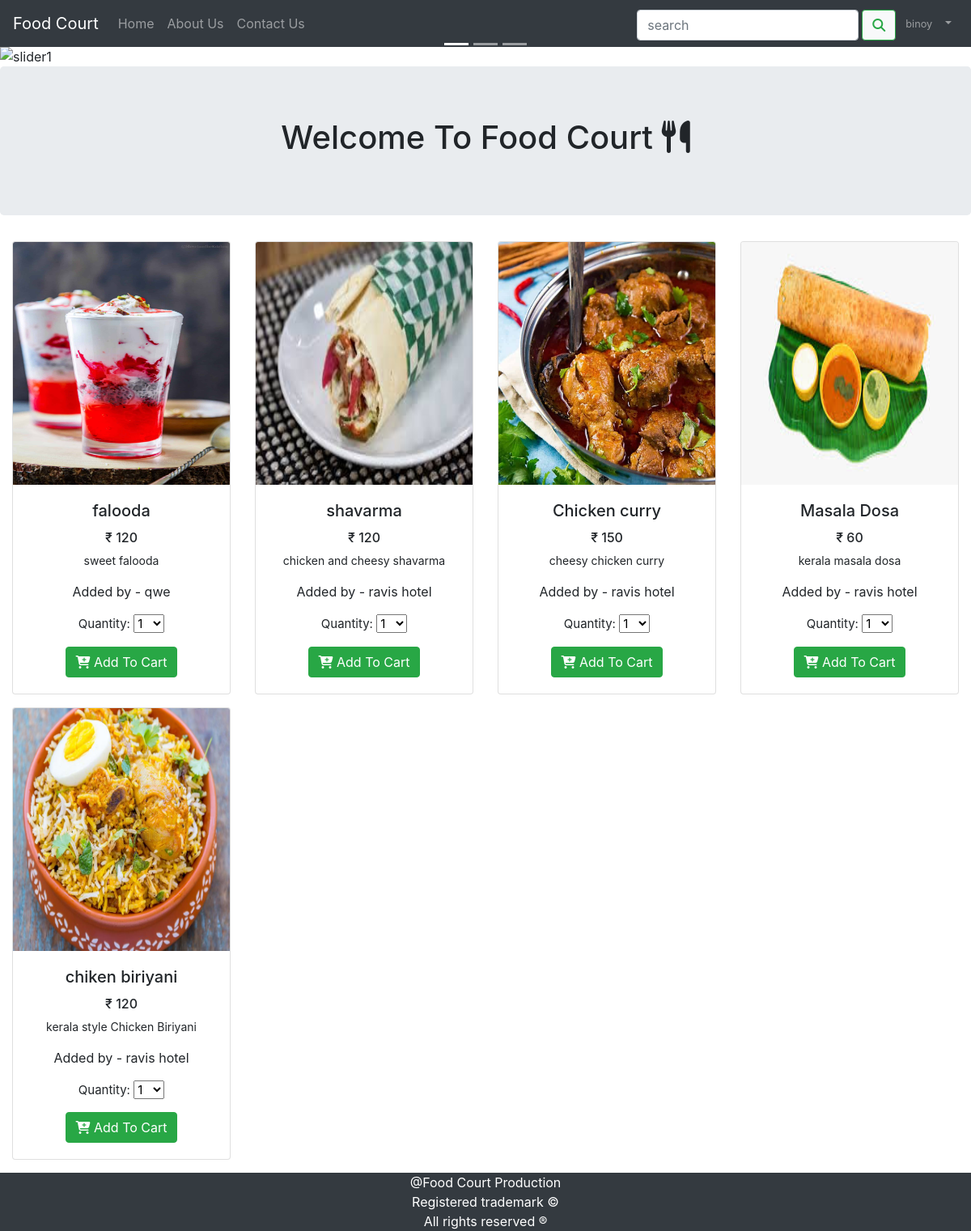
Screenshot of /foodlist.php (signed in) with the database file from the repository.
### tables this page shows
CREATE TABLE `restaurents` (
  `rid` int(11) NOT NULL,
  `rname` varchar(30) NOT NULL,
  `runame` varchar(40) NOT NULL,
  `remail` varchar(45) NOT NULL,
  `rplace` varchar(100) NOT NULL,
  `rcontactno` bigint(10) NOT NULL,
  `raddress` text NOT NULL,
  `rpwd` varchar(30) NOT NULL,
  `status` varchar(20) NOT NULL
);

CREATE TABLE `foodlist` (
  `fid` int(11) NOT NULL,
  `fname` varchar(30) NOT NULL,
  `fprice` varchar(15) NOT NULL,
  `fdescription` varchar(100) NOT NULL,
  `frestaurents` varchar(50) NOT NULL,
  `fimage` varchar(125) NOT NULL,
  `manager` varchar(45) NOT NULL,
  `foodstatus` varchar(30) NOT NULL
);

### foodlist.php (the view, shortened to what this page needs)
<?php
include "inc/dbh.inc.php";
?>
<!DOCTYPE html>
<html>
<head>
  <link rel="stylesheet" type="text/css" href="css/bootstrap.min.css">
  <link rel="stylesheet" type="text/css" href="css/main.css">
</head>
<body>
    <nav class="navbar navbar-expand-lg navbar-dark bg-dark">
  <a class="navbar-brand" href="index.php">Food Court</a>
  <div class="collapse navbar-collapse" id="navbarSupportedContent">
    <ul class="navbar-nav mr-auto">
      <li class="nav-item">
        <a class="nav-link" href="index.php">Home</a>
      </li>
      <li class="nav-item">
        <a class="nav-link" href="aboutus.php">About Us</a>
      </li>
      <li class="nav-item">
        <a class="nav-link " href="index.php?#contact">Contact Us</a>
      </li>
    </ul>
    <ul class="navbar-nav ml-auto">
      <li class="nav-item pr-1">
        <form method="POST" class="form-inline mt-1" action="search.php">
          <input type="text" name="search" placeholder="search" class="form-control mr-1">
            <button class="btn btn-light btn-outline-success btn-md" name="submit-search"><i class="fas fa-search"></i>
            </button>
        </form>
      </li>
      <li class="nav-item dropdown no-arrow">
        <a class="nav-link dropdown-toggle" href="#" id="userDropdown" role="button" data-toggle="dropdown" aria-haspopup="true" aria-expanded="false">
          <span class="mr-2 d-none d-lg-inline text-gray-600 small">
            <?php echo $_SESSION['u_name']; ?>
          </span>
      </li>
    </ul>
  </div>
</nav>
 <div id="carouselExampleCaptions" class="carousel slide" data-ride="carousel">
  <ol class="carousel-indicators">
    <li data-target="#carouselExampleCaptions" data-slide-to="0" class="active"></li>
    <li data-target="#carouselExampleCaptions" data-slide-to="1"></li>
    <li data-target="#carouselExampleCaptions" data-slide-to="2"></li>
  </ol>
  <div class="carousel-inner">
    <div class="carousel-item active">
      <img src="images/slide001.jpg" class="d-block w-100 img-responsive" alt="slider1">
      <div class="carousel-caption d-none d-md-block">
      </div>
    </div>
  </div>
  <a class="carousel-control-prev" href="#carouselExampleCaptions" role="button" data-slide="prev">
    <span class="carousel-control-prev-icon" aria-hidden="true"></span>
  </a>
  <a class="carousel-control-next" href="#carouselExampleCaptions" role="button" data-slide="next">
    <span class="carousel-control-next-icon" aria-hidden="true"></span>
  </a>
</div>
 <div class="jumbotron text-center">
   <h1>Welcome To Food Court <i class="fas fa-utensils"></i></h1>
 </div>
  <div class="container-fluid">
    <div class="row">
      <?php
        $sql = "select * from foodlist order by fid desc;";
        $result = mysqli_query($con, $sql);
        $resultcheck = mysqli_num_rows($result);
        if ($resultcheck > 0) {
         while ($row = mysqli_fetch_assoc($result)) {
          $check = $row['foodstatus'];
          $res = $row['frestaurents'];
          $q = "select * from restaurents where rname = '$res';";
          $qresult = mysqli_query($con, $q);
          $qresultcheck = mysqli_num_rows($qresult);
          if ($qresultcheck > 0) {
                  while ($qrow = mysqli_fetch_assoc($qresult)) {
                    $status = $qrow['status'];
                    if ($status == "enable") {
      ?>
       <div class="col-md-3 pb-3">
        <form method="POST" action="inc/cartcheck.inc.php?fid=<?php echo $row['fid']; ?>">
         <div class="card">
           <img class="card-img-top img-fluid" style="height:300px;" src="uploads/<?php echo $row['fimage']; ?>" alt="foodimage">
           <div class="card-body text-center">
           <h4 class="card-title" style="font-size:20px;"><?php echo $row['fname']; ?></h4>
           <h6 class="card-text">&#8377; <?php echo $row['fprice']; ?></h6>
           <p class="card-text" style="font-size: 14px;"><?php echo $row['fdescription']; ?></p>
           <p class="card-text">Added by - <?php echo $row['frestaurents']; ?></p>
           <p style="font-size: 15px;">Quantity: <select name="qty">
             <option>1</option>
           </select></p>
          <?php
             if ($check == 'available') {
          ?>
            <button class="btn btn-success" name="submit"><i class="fa fa-cart-plus"></i> Add To Cart</button>
          <?php
             } else {
          ?>
               <button class="btn btn-success disabled" name="submit" disabled><i class="fa fa-cart-plus"></i> Out Of Stock</button>
          <?php
             }
          ?>
          </div>
         </div>
        </form>
       </div>
       <?php } } }}}?>
    </div>
  </div>
<?php
 include 'footer.php';
?>

### footer.php (shortened to what this page needs)
      <footer>
        <p class="bg-dark text-center text-white">@Food Court Production <br>Registered trademark &copy <br>All rights reserved &reg</p>
      </footer>
</body>
</html>

### css/main.css (style rules this page uses)
html,body { height: 100%; width: 100%; }

### rows the page displays
foodlist: fname "falooda", fprice "120", fdescription "sweet falooda", frestaurents "qwe"
restaurents: foodlist.fimage (picture)
foodlist: fname "shavarma", fprice "120", fdescription "chicken and cheesy shavarma", frestaurents "ravis hotel"
restaurents: foodlist.fimage (picture)
foodlist: fname "Chicken curry", fprice "150", fdescription "cheesy chicken curry", frestaurents "ravis hotel"
foodlist: fname "Masala Dosa", fprice "60", fdescription "kerala masala dosa", frestaurents "ravis hotel"
foodlist: fname "chiken biriyani", fprice "120", fdescription "kerala style Chicken Biriyani", frestaurents "ravis hotel"

### other values shown
$_SESSION['u_name'] "binoy"
